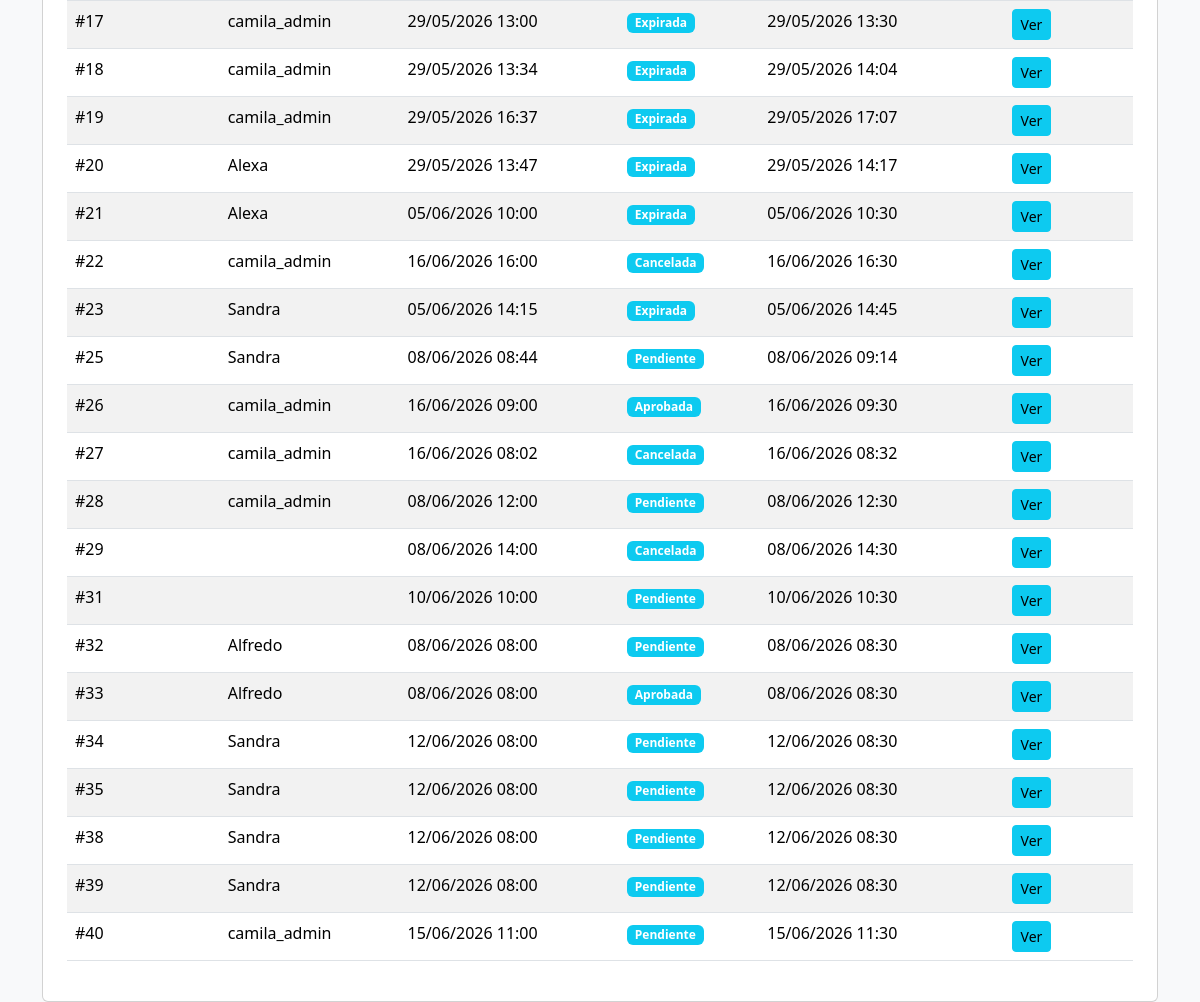
The page /laboratorio/1/reservas/ (signed in, lower part) on the database as committed earlier.
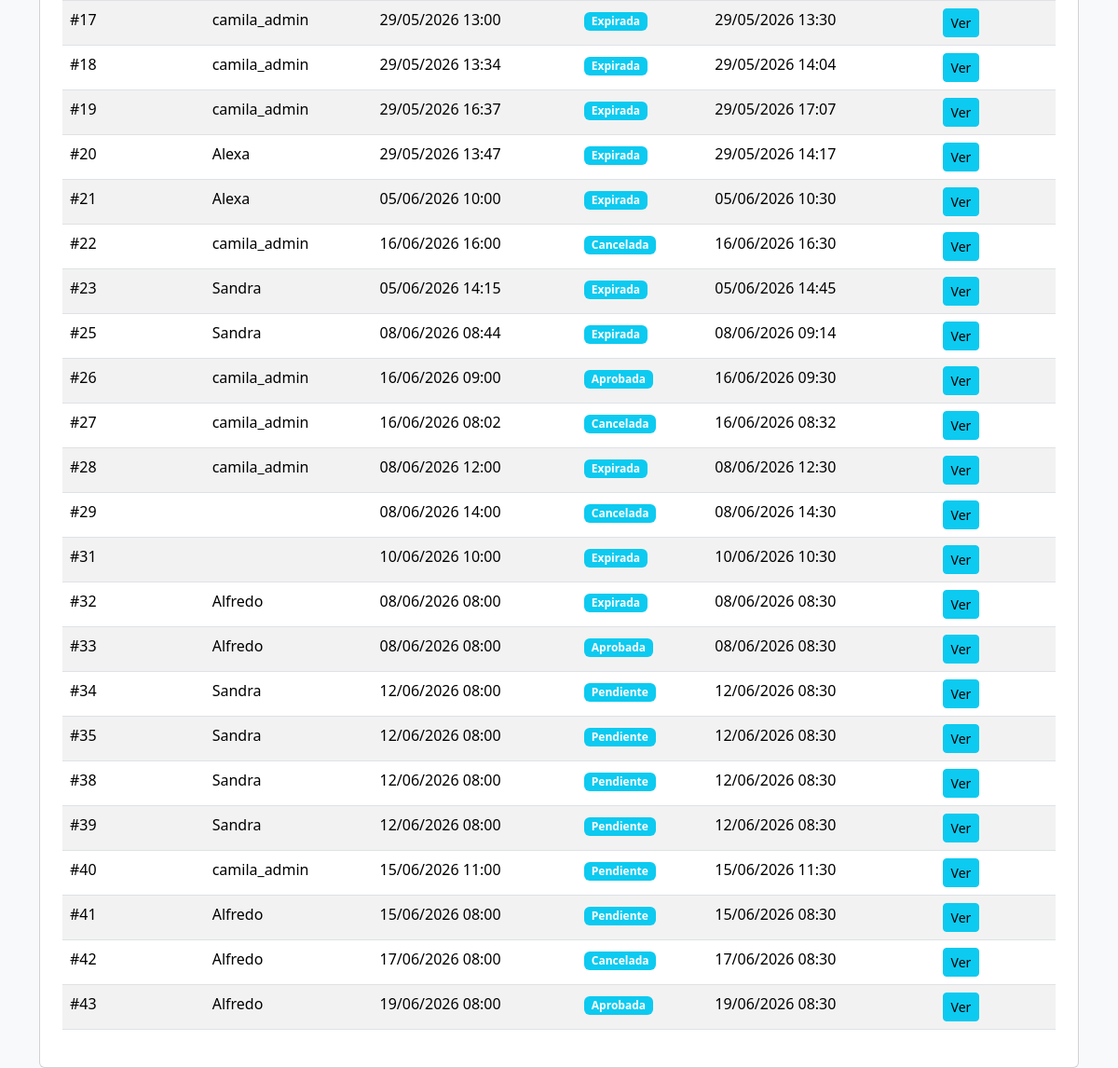
The same page on the database as committed later.
### reservas/models.py (models this page shows, shortened)
class Reserva(models.Model):
    usuario = models.ForeignKey(
    'users.Usuario',
    on_delete=models.CASCADE,
    null=True,
    blank=True
)
    fecha_reserva = models.DateTimeField()
    hora_limite_retiro = models.DateTimeField(
        null=True,
        blank=True
    )
    fecha_devolucion = models.DateTimeField(
        null=True,
        blank=True
    )
    estado = models.ForeignKey(
        EstadoReserva,
        on_delete=models.CASCADE,
        null=True,
        blank=True
    )
    fecha_creacion = models.DateTimeField(auto_now_add=True)

class EstadoReserva(models.Model):
    nombre = models.CharField(max_length=50)

### users/models.py (models this page shows, shortened)
class Usuario(AbstractUser):
    codigo = models.CharField(max_length=50, unique=True, blank=True)
    programa = models.CharField(max_length=100, blank=True)
    rol = models.ForeignKey(
        Rol,
        on_delete=models.CASCADE,
        null=True,
        blank=True
    )

### laboratorio/views.py (the view)
# urls.py: path('<int:id>/reservas/', reservas_laboratorio, name='reservas_laboratorio'),
@rol_requerido('Administrador', 'Encargado')
def reservas_laboratorio(request, id):
    laboratorio = get_object_or_404(Laboratorio, id=id)
    reservas_insumos = ReservaInsumo.objects.filter(
        insumo__items__laboratorio=laboratorio
    ).select_related('reserva', 'insumo').distinct()
    reservas = set()
    for ri in reservas_insumos:
        reservas.add(ri.reserva)
    return render(
        request,
        'laboratorio/reservas.html',
        {
            'laboratorio': laboratorio,
            'reservas': list(reservas)
        }
    )

### templates/laboratorio/reservas.html (shortened to what this page needs)
{% extends 'base_general.html' %}
{% block contenido %}
<div class="card p-4">
    {% if reservas %}
    <table class="table table-striped">
        <tbody>
            {% for reserva in reservas %}
            <tr>
                <td>#{{ reserva.id }}</td>
                <td>{{ reserva.usuario.username }}</td>
                <td>{{ reserva.fecha_reserva|date:"d/m/Y H:i" }}</td>
                <td>
                    <span class="badge bg-info">
                        {{ reserva.estado.nombre }}
                    </span>
                </td>
                <td>{{ reserva.hora_limite_retiro|date:"d/m/Y H:i" }}</td>
                <td>
                    <a
                        href="/reservas/{{ reserva.id }}/detalle/"
                        class="btn btn-info btn-sm"
                    >
                        Ver
                    </a>
                </td>
            </tr>
            {% endfor %}
        </tbody>
    </table>
    {% else %}
    <p class="text-muted">No hay reservas activas para items de este laboratorio.</p>
    {% endif %}
</div>
{% endblock %}

Rows that differ between the two databases and show on the page:
changed Reserva id 25: estado.nombre "Pendiente" → "Expirada"
changed Reserva id 28: estado.nombre "Pendiente" → "Expirada"
changed Reserva id 31: estado.nombre "Pendiente" → "Expirada"
changed Reserva id 32: estado.nombre "Pendiente" → "Expirada"
added Reserva: id "41", usuario.username "Alfredo", fecha_reserva "15/06/2026 08:00", estado.nombre "Pendiente", hora_limite_retiro "15/06/2026 08:30"
added Reserva: id "42", usuario.username "Alfredo", fecha_reserva "17/06/2026 08:00", estado.nombre "Cancelada", hora_limite_retiro "17/06/2026 08:30"
added Reserva: id "43", usuario.username "Alfredo", fecha_reserva "19/06/2026 08:00", estado.nombre "Aprobada", hora_limite_retiro "19/06/2026 08:30"
